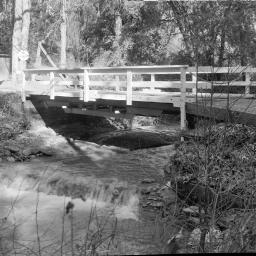
#> input picture MiddleTest/bridge.jpeg, 256 x 256 px, found by its file name
$ python 1_c.py
#> lines starting #> are read from the running program, lines starting #| are printed output that depends on the picture
import cv2
import numpy as np
import matplotlib.pyplot as plt
import math
def dividefftC(img1):
    f1 = np.fft.fft2(img1)
    #f1 = np.fft.fft2(img_new)
    #print(f1)
    f1 = np.pad(f1, ((64,64),(64,64)), 'constant')#top,bottom.left.right
    #print(f1.size)
    #print(f1[0][:].size)
    #print(f1)

    inversed = np.fft.ifft2(f1).real.astype('uint8')      #逆轉換
    #cv2.imshow('INVERSE FFT 2D', inversed)
    return inversed

if (__name__=='__main__'):
    img = cv2.imread('./MiddleTest/bridge.jpeg', cv2.IMREAD_GRAYSCALE)
#> img is the input picture: shape (256, 256); min 0, max 255, mean 114.2
    img_new = cv2.resize(img,(128,128),interpolation=cv2.INTER_CUBIC)
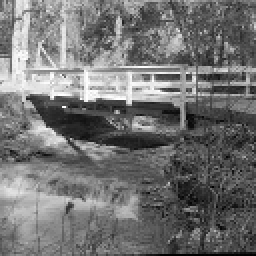
#> img_new: shape (128, 128) (shown 2 times larger); min 0, max 255, mean 114.2
    #print(img)
    #print(img_new)
    inversed_new = dividefftC(img_new)
#> in dividefftC, `inversed = np.fft.ifft2(f1).real.astype('uint8')`:
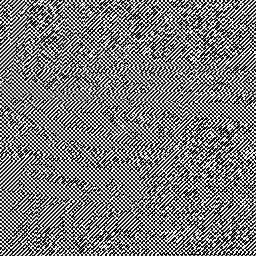
#> inversed: shape (256, 256); min 0, max 255, mean 122.3


    cv2.imshow("resize",inversed_new)
    cv2.imwrite("./MiddleTest/ImageC.jpg",inversed_new)

    cv2.waitKey(0)

$ run again, with MiddleTest/1-a FT Image.jpg copied over MiddleTest/bridge.jpeg
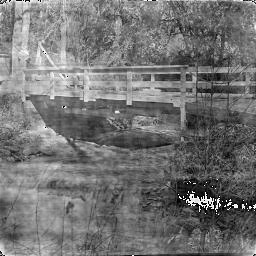
#> input picture MiddleTest/1-a FT Image.jpg, 256 x 256 px, found by its file name
#> img is the input picture: shape (256, 256); min 0, max 255, mean 114.7
#> `img_new = cv2.resize(img,(128,128),interpolation=cv2.INTER_CUBIC)`:
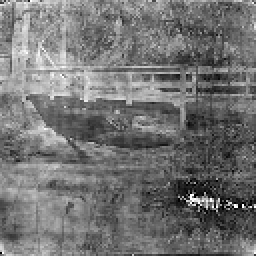
#> img_new: shape (128, 128) (shown 2 times larger); min 0, max 255, mean 114.7
#> in dividefftC, `inversed = np.fft.ifft2(f1).real.astype('uint8')`:
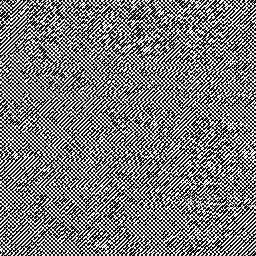
#> inversed: shape (256, 256); min 0, max 255, mean 121.7
